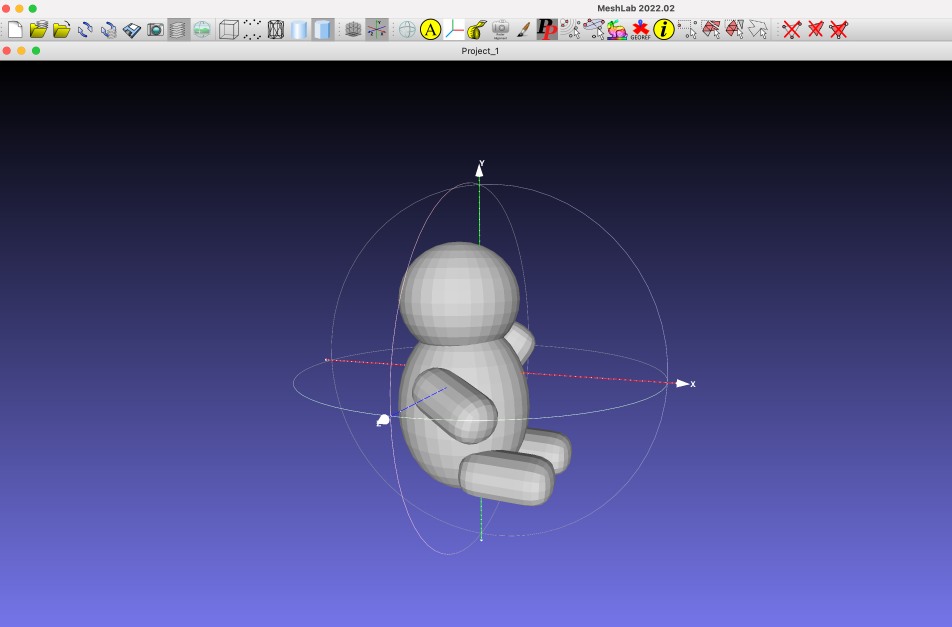
#> input picture assets/example_mesh_orientation.png, 2856 x 1880 px (shown at 1/3 size)
$ jupyter execute --allow-errors misc.ipynb
#> lines starting #> are read from the running program, lines starting #| are printed output that depends on the picture
[cell 1]
from PIL import Image
example = Image.open("assets/example_mesh_orientation.png").resize((600, 400))
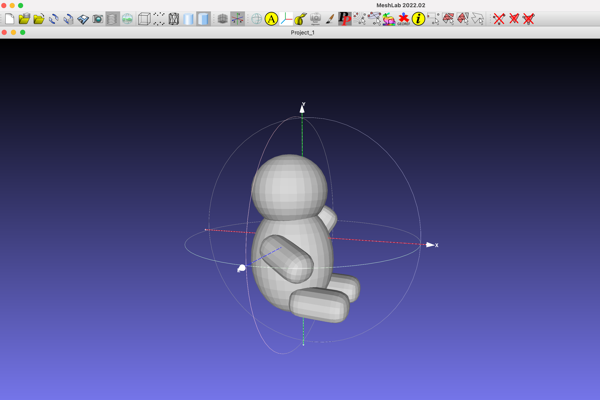
#> example: PIL image 600x400 RGB; mean R, G, B 79.8, 79.5, 128.1
example.show()
# Make sure the input mesh's forward direction corresponds to +X and the upward direction corresponds to +y
